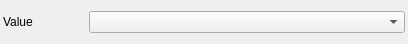
<?xml version="1.0" encoding="UTF-8"?>
<ui version="4.0">
 <class>TypeUiBoolProperty</class>
 <widget class="QWidget" name="TypeUiBoolProperty">
  <property name="geometry">
   <rect>
    <x>0</x>
    <y>0</y>
    <width>408</width>
    <height>44</height>
   </rect>
  </property>
  <property name="sizePolicy">
   <sizepolicy hsizetype="Fixed" vsizetype="Fixed">
    <horstretch>0</horstretch>
    <verstretch>0</verstretch>
   </sizepolicy>
  </property>
  <property name="windowTitle">
   <string>Form</string>
  </property>
  <layout class="QVBoxLayout" name="verticalLayout">
   <property name="leftMargin">
    <number>3</number>
   </property>
   <property name="topMargin">
    <number>3</number>
   </property>
   <property name="rightMargin">
    <number>3</number>
   </property>
   <property name="bottomMargin">
    <number>3</number>
   </property>
   <item>
    <layout class="QHBoxLayout" name="HorizontalLayout">
     <item>
      <widget class="QLabel" name="Label">
       <property name="minimumSize">
        <size>
         <width>80</width>
         <height>22</height>
        </size>
       </property>
       <property name="maximumSize">
        <size>
         <width>80</width>
         <height>16777215</height>
        </size>
       </property>
       <property name="text">
        <string>Value</string>
       </property>
      </widget>
     </item>
     <item>
      <widget class="QComboBox" name="ComboBox">
       <property name="minimumSize">
        <size>
         <width>300</width>
         <height>22</height>
        </size>
       </property>
      </widget>
     </item>
    </layout>
   </item>
  </layout>
 </widget>
 <resources/>
 <connections/>
</ui>
